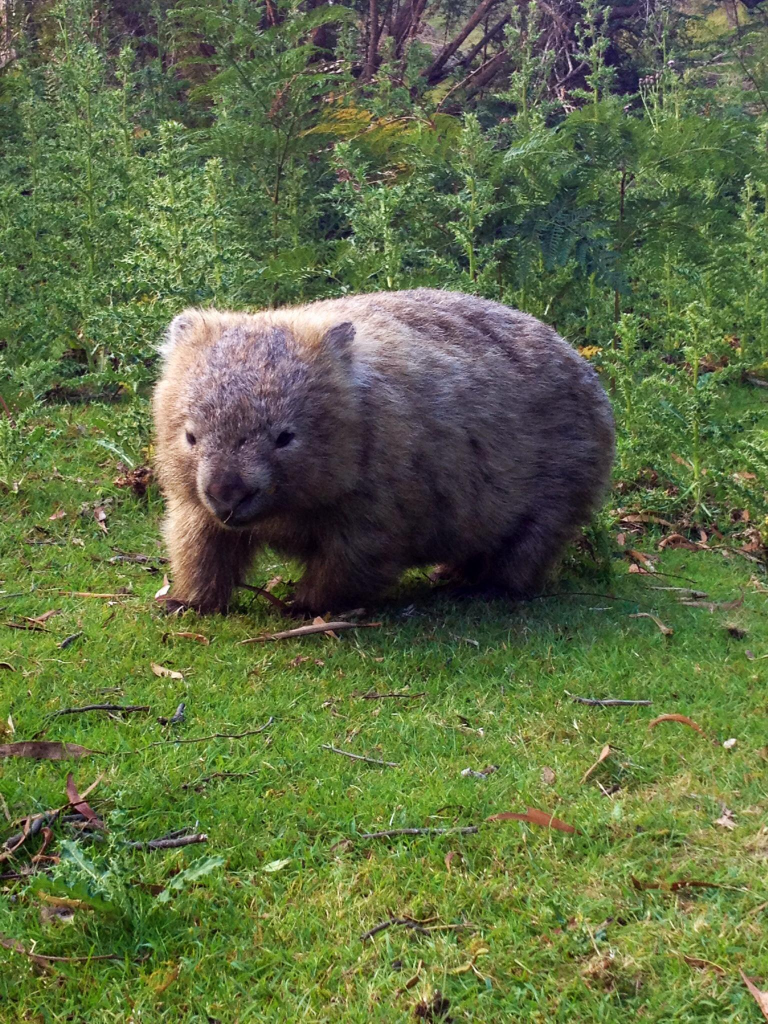
%> input picture stimuli_color/wombat.jpg, 1536 x 2048 px (shown at 1/2 size)
$ octave createStimuli_color.m   (GNU Octave 9; MATLAB toolbox functions it lacks are replaced by stand-ins)
%> lines starting %> are read from the running program, lines starting %| are printed output that depends on the picture
### wavesurr2.m
function f=wavesurr2(s,n,wv,cz,st,m);
% [10 lines of commented-out code are left out]

if nargin<3, wv='db4'; end, if nargin<2 n=8; end
if nargin<4, cz=1; end    %choice of resampling scheme
if nargin<5, st = 0; end
if nargin<6, m=12; end
[rr,col] = size(s); dim=1; N=max(n);
if ndims(s)>2, [rr,col,dim]=size(s); end
for j=1:dim;  %jth row of c is the n-th timepoint of s
   [c(j,:),l]=wavedec2(s(:,:,j),N,wv); % perform 2-D wavelet decomposition
end
cc=c;
for i=n, ch=[]; cv=[]; cd=[];
   if st == 0
       st=sum(100*clock);  %?reset random state
   end

   nl1=l(N+2-i,1); nl2=l(N+2-i,2);
   for j=1:dim;
      ch=detcoef2('h',c(j,:),l,i);
      cv=detcoef2('v',c(j,:),l,i);
      cd=detcoef2('d',c(j,:),l,i);
      %rand(1,100);

      rand('state',st)
      if cz==1,     ch=permtx(ch);
      %   for ii=1:length(ch); ch(ii,:)=permtx(ch(ii,:)); end
      elseif cz==2, ch=rotmtx(ch);
      else         ch=blkmtx(ch,m); end
      rand('state',st);
      if cz==1,     cv=permtx(cv);
      %    for ii=1:length(cv); cv(ii,:)=permtx(cv(ii,:)); end
      elseif cz==2, cv=rotmtx(cv);
      else         cv=blkmtx(cv,m); end
      rand('state',st);
      if cz==1,     cd=permtx(cd);
      %    for ii=1:length(cd); cd(ii,:)=permtx(cd(ii,:)); end
      elseif cz==2, cd=rotmtx(cd);
      else         cd=blkmtx(cd,m); end
      ch=reshape(ch,1,l(N+2-i,1)*l(N+2-i,2));
		cv=reshape(cv,1,l(N+2-i,1)*l(N+2-i,2));
      cd=reshape(cd,1,l(N+2-i,1)*l(N+2-i,2));
      cc(j,l(1,1)*l(1,2)+3*sum(l(2:N+1-i,1).*l(2:N+1-i,2))+1: ...
         l(1,1)*l(1,2)+3*sum(l(2:N+1-i,1).*l(2:N+1-i,2))+nl1*nl2)=ch;
      cc(j,l(1,1)*l(1,2)+3*sum(l(2:N+1-i,1).*l(2:N+1-i,2))+l(N+2-i,1)*l(N+2-i,2)+1:...
         l(1,1)*l(1,2)+3*sum(l(2:N+1-i,1).*l(2:N+1-i,2))+2*nl1*nl2)=cv;
      cc(j,l(1,1)*l(1,2)+3*sum(l(2:N+1-i,1).*l(2:N+1-i,2))+2*l(N+2-i,1)*l(N+2-i,2)+1:...
         l(1,1)*l(1,2)+3*sum(l(2:N+1-i,1).*l(2:N+1-i,2))+3*nl1*nl2)=cd;
   end
end
for j=1:dim
   f(:,:,j)=waverec2(cc(j,:),l,wv); % perform multilevel 2-D wavelet reconstruction
end

### createStimuli_color.m
%% createStimuli_color.m
%  This script demonstrates how to apply wavestrapping to color images.
%  The procedure outlined here is described in section 2.3 of the following paper:
%  Puckett AM, Schira MM, Isherwood ZJ, Victor JD, Roberts JA, and
%  Breakspear M. (2020) "Manipulating the structure of natural scenes using
%  wavelets to study the functional architecture of perceptual hierarchies
%  in the brain" NeuroImage.
%  https://www.sciencedirect.com/science/article/pii/S1053811920306595

%  Written by A.M.P. 2019.

%% Input
inImage = imread(strcat('stimuli_color/wombat.JPG'));
%> inImage is the input picture: size 2048x1536x3 uint8; mean R, G, B 95.6, 109.7, 68.8

% Make image square 1536 x 1536
N = 1536;
inImage = inImage(1:N, :,:);
%> inImage: size 1536x1536x3 uint8

% Split out color components
inR_square = inImage(:,:,1);
inG_square = inImage(:,:,2);
inB_square = inImage(:,:,3);
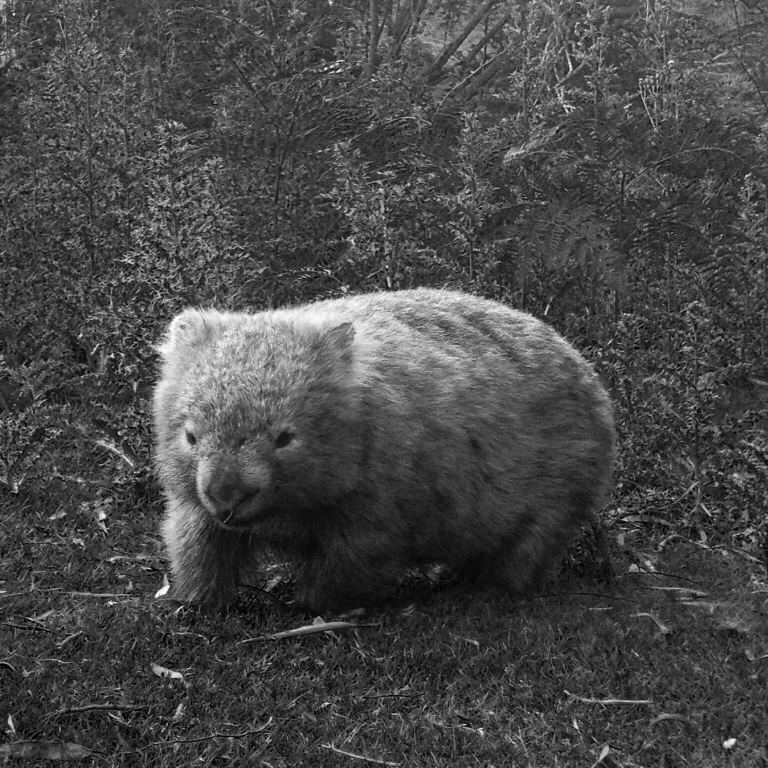
%> inB_square: size 1536x1536 uint8 (shown at 1/2 size); min 0, max 255, mean 72.1

%% Wavestrap each channel independently --> will mix up color pallete across space
inR_wav=wavesurr2(inR_square,[2 4 6],'db6',1,0);
%> the loop in wavesurr2, `for i=n, ch=[]; cv=[]; cd=[];` made 3 passes
%> (nl1, nl2) on passes 1 to 3: (392, 392), (106, 106), (34, 34)
%> after the loop in wavesurr2, `for i=n, ch=[]; cv=[]; cd=[];`: st = 210697.4
inG_wav=wavesurr2(inG_square,[2 4 6],'db6',1,0);
%> the loop in wavesurr2 (call 2), `for i=n, ch=[]; cv=[]; cd=[];` made 3 passes
inB_wav=wavesurr2(inB_square,[2 4 6],'db6',1,0);

%Adjust so histogram of wavestrapped iamge matches original
XR=inR_square(:);
sX=inR_wav(:);       %wavelet shuffled image
M(:,1)=sX; M(:,2)=1:N^2;
M=sortrows(M,1);
M(:,1)=sortrows(XR);
M=sortrows(M,2);
YR=reshape(M(:,1),N,N);   %surrogate image with amplitude spectra of natural one

XG=inG_square(:);
sX=inG_wav(:);       %wavelet shuffled image
M(:,1)=sX; M(:,2)=1:N^2;
M=sortrows(M,1);
M(:,1)=sortrows(XG);
M=sortrows(M,2);
YG=reshape(M(:,1),N,N);   %surrogate image with amplitude spectra of natural one
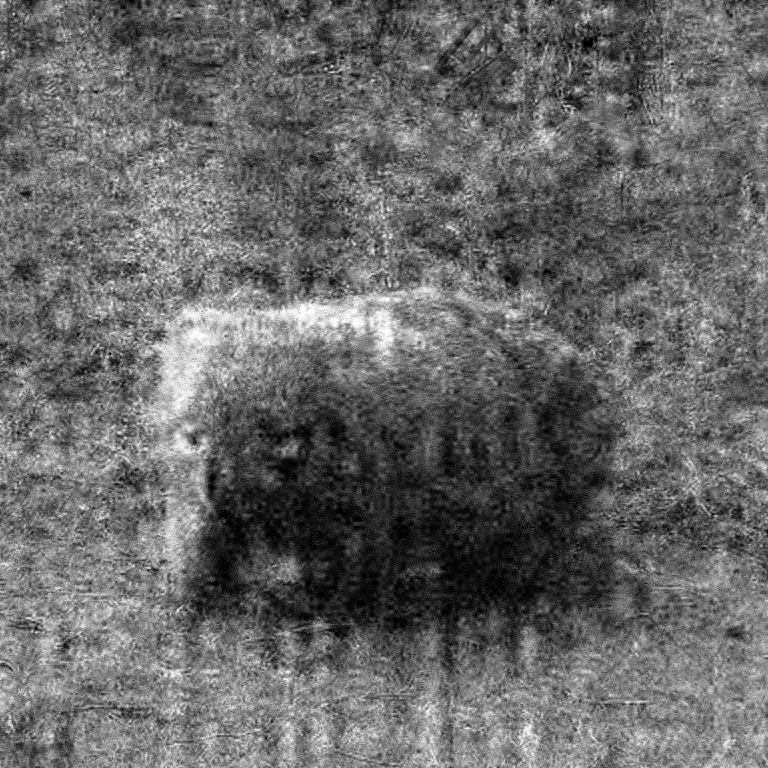
%> YG: size 1536x1536 double (shown at 1/2 size); min 0, max 255, mean 103.2; mean of the top-left, top-right, bottom-left and bottom-right quarters 114.7, 102.4, 105.8, 90

XB=inB_square(:);
sX=inB_wav(:);       %wavelet shuffled image
M(:,1)=sX; M(:,2)=1:N^2;
M=sortrows(M,1);
M(:,1)=sortrows(XB);
M=sortrows(M,2);
YB=reshape(M(:,1),N,N);   %surrogate image with amplitude spectra of natural one

inR_wav = uint8(YR);
inG_wav = uint8(YG);
inB_wav = uint8(YB);

% Output wavestrapped image
outImage = cat(3,inR_wav,inG_wav,inB_wav);
imwrite(im2uint8(outImage),strcat('stimuli_color/wombat_wavestrapped_randomSeed.tiff'))
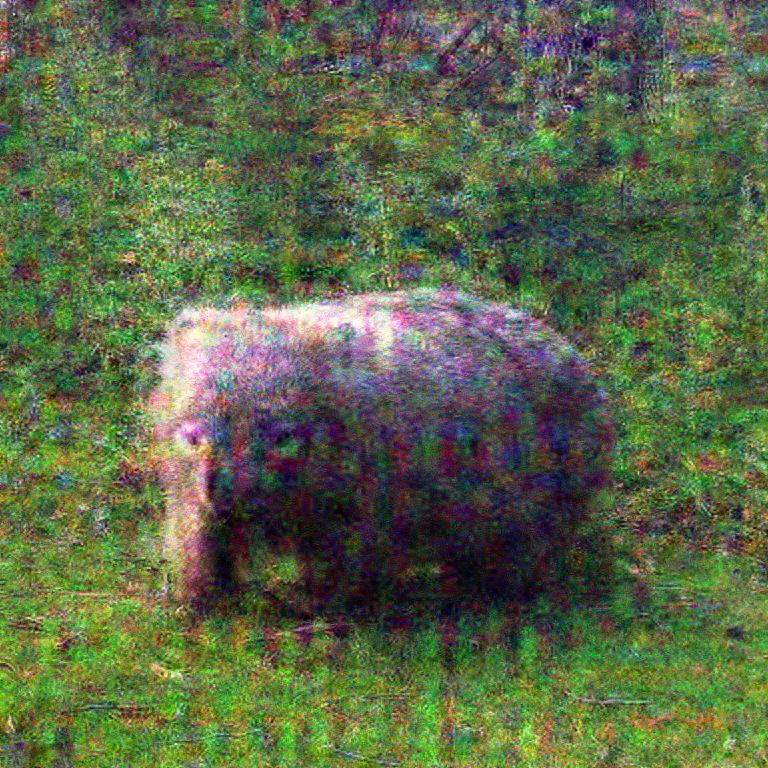
%> saved as wombat_wavestrapped_randomSeed.tiff: size 1536x1536x3 uint8 (shown at 1/2 size); mean R, G, B 91.2, 103.2, 72.1; mean of the top-left, top-right, bottom-left and bottom-right quarters 100.7, 91.6, 88.7, 74.4

%% Wavestrap each channel with the same seed --> will retain original color pallete across space

inR_wavC=wavesurr2(inR_square,[2 4 6],'db6',1,1);
%> call 4 of wavesurr2, with n = [2 4 6], wv = 'db6', cz = 1, st = 1
%> the loop in wavesurr2 (call 4), `for i=n, ch=[]; cv=[]; cd=[];` made 3 passes
%> after the loop in wavesurr2 (call 4), `for i=n, ch=[]; cv=[]; cd=[];`: st = 1
%> after the loop in wavesurr2 (call 4), `for j=1:dim`:
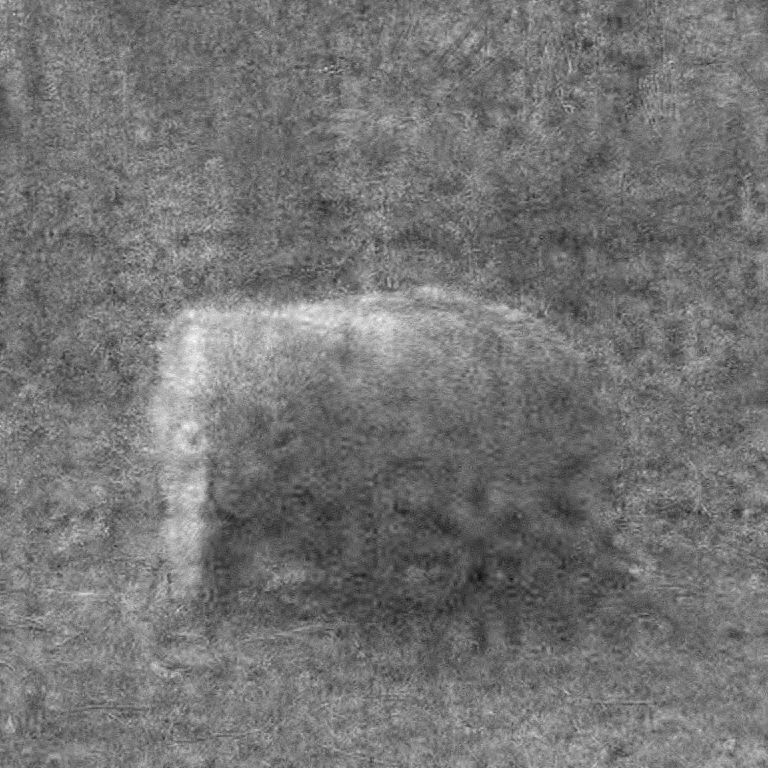
%> f: size 1536x1536 double (shown at 1/2 size); min -111.9, max 333.4, mean 91.3; drawn with min black and max white
inG_wavC=wavesurr2(inG_square,[2 4 6],'db6',1,1);
%> call 5 of wavesurr2, with n = [2 4 6], wv = 'db6', cz = 1, st = 1
%> the loop in wavesurr2 (call 5), `for i=n, ch=[]; cv=[]; cd=[];` made 3 passes
%> after the loop in wavesurr2 (call 5), `for j=1:dim`:
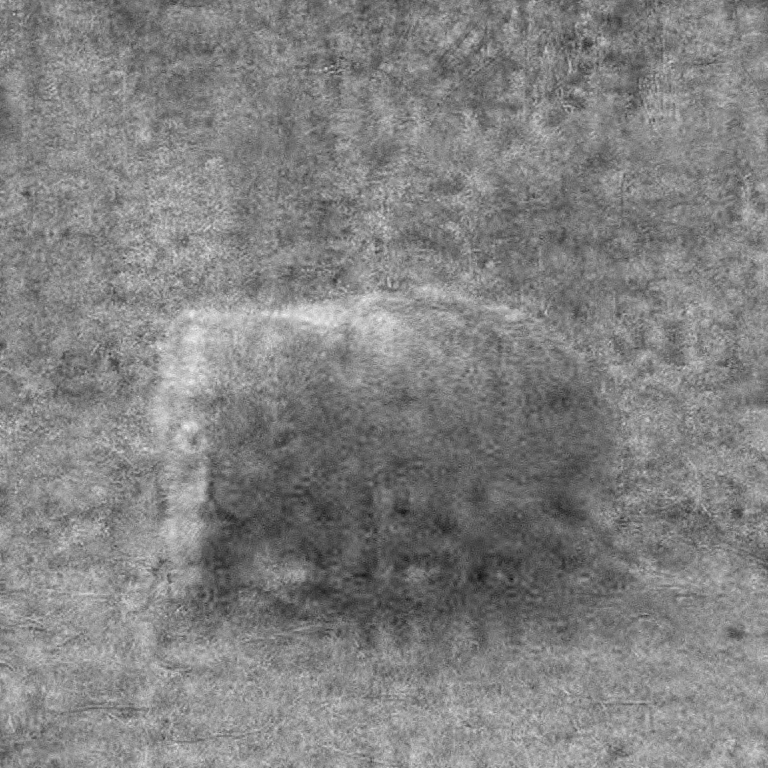
%> f: size 1536x1536 double (shown at 1/2 size); min -120.9, max 318.4, mean 103.3; drawn with min black and max white
inB_wavC=wavesurr2(inB_square,[2 4 6],'db6',1,1);
%> call 6 of wavesurr2, with n = [2 4 6], wv = 'db6', cz = 1, st = 1
%> the loop in wavesurr2 (call 6), `for i=n, ch=[]; cv=[]; cd=[];` made 3 passes
%> after the loop in wavesurr2 (call 6), `for j=1:dim`:
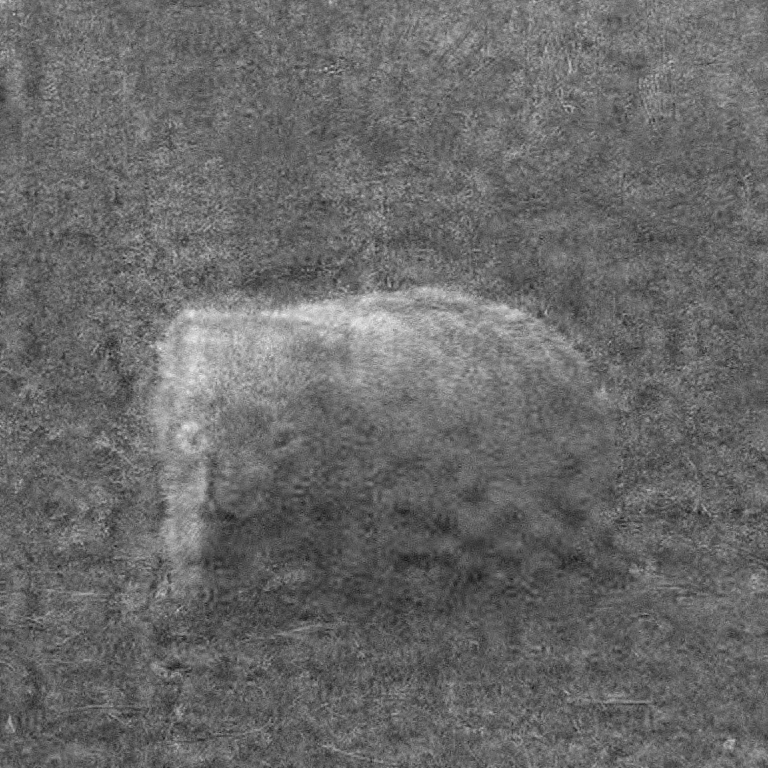
%> f: size 1536x1536 double (shown at 1/2 size); min -96.63, max 312.3, mean 72.2; drawn with min black and max white

%Adjust so histogram of wavestrapped iamge matches original
XR=inR_square(:);
sX=inR_wavC(:);       %wavelet shuffled image
M(:,1)=sX; M(:,2)=1:N^2;
M=sortrows(M,1);
M(:,1)=sortrows(XR);
M=sortrows(M,2);
YRC=reshape(M(:,1),N,N);   %surrogate image with amplitude spectra of natural one

XG=inG_square(:);
sX=inG_wavC(:);       %wavelet shuffled image
M(:,1)=sX; M(:,2)=1:N^2;
M=sortrows(M,1);
M(:,1)=sortrows(XG);
M=sortrows(M,2);
YGC=reshape(M(:,1),N,N);   %surrogate image with amplitude spectra of natural one

XB=inB_square(:);
sX=inB_wavC(:);       %wavelet shuffled image
M(:,1)=sX; M(:,2)=1:N^2;
M=sortrows(M,1);
M(:,1)=sortrows(XB);
M=sortrows(M,2);
YBC=reshape(M(:,1),N,N);   %surrogate image with amplitude spectra of natural one

inR_wavC = uint8(YRC);
inG_wavC = uint8(YGC);
inB_wavC = uint8(YBC);

% Output wavestrapped image
outImageC = cat(3,inR_wavC,inG_wavC,inB_wavC);
imwrite(im2uint8(outImageC),strcat('stimuli_color/wombat_wavestrapped_constantSeed.tiff'))
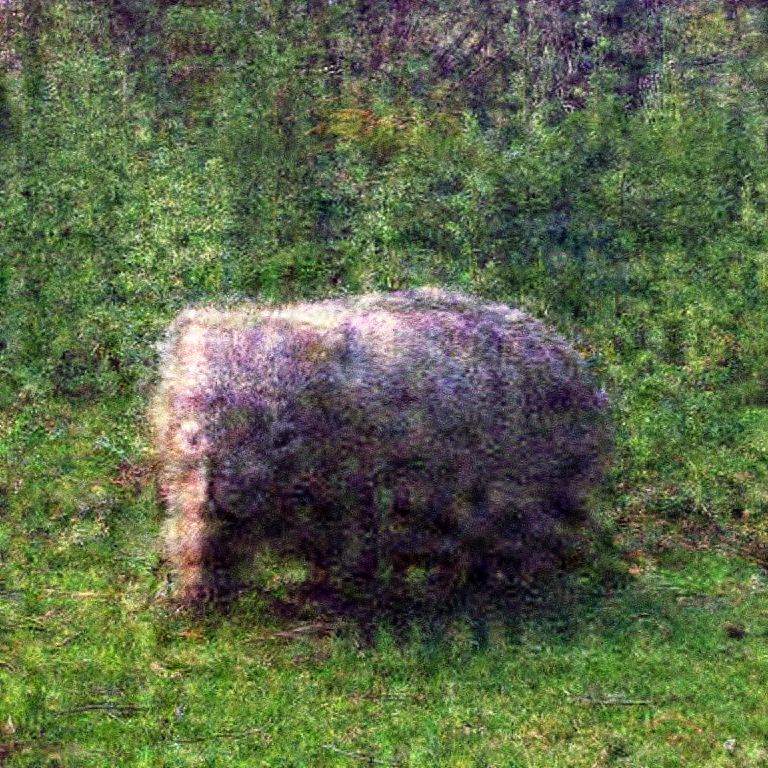
%> saved as wombat_wavestrapped_constantSeed.tiff: size 1536x1536x3 uint8 (shown at 1/2 size); mean R, G, B 91.2, 103.2, 72.1; mean of the top-left, top-right, bottom-left and bottom-right quarters 100.8, 91.5, 88.7, 74.4
